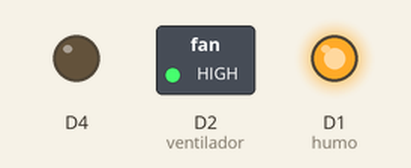
This sketch was run on a simulated ESP8266 (NodeMCU). Parts: switched loads named in the sketch (green lamp = pin HIGH), output pins drawn as LEDs (lit = HIGH). Uploads are accepted with an empty reply; what the sketch prints to the serial monitor is not drawn.

Above: at 0.1 s.
At 1.5 s:
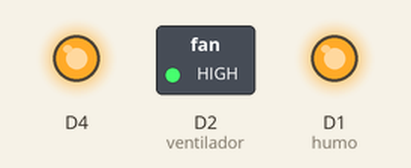
Timing chart, 0 to 3.1 s (numbered marks = the images above):
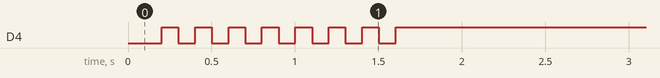

The sketch:

r2_humo.ino
```cpp
#include <Arcana.h>
#include <Servo.h>

Arcana arcana("maquinaHumo", false, true);

int counter = 0;
bool isReset = false;
bool isFXEnd = false;
unsigned long lastHumo;

void setup() {
  pinMode(D1, OUTPUT); // humo
  pinMode(D2, OUTPUT); // ventilador

  Serial.begin(115200);
  reset();
  arcana.init();
  delay(50);
}
void loop() {
  if (counter == 0) {
    arcana.conectar();
    counter = 50;
  }
  counter--;
  //    ///////////////////////////////
  if (arcana.respuesta.substring(1, 4).equals("off") && !isReset) {
    reset();
  }
  if (arcana.respuesta.substring(1, 3).equals("on") && !isReset) {
    reset();
  }

  if (arcana.respuesta.charAt(21) == '0') {
    if (millis() - lastHumo > 60000) {
      digitalWrite(D1, LOW);
    }
    if (millis() - lastHumo > 61000) {
      lastHumo = millis();
      digitalWrite(D1, HIGH);
    }
  }
  if (arcana.respuesta.charAt(23) == '1') {
    digitalWrite(D2, LOW);
    isReset = false;
  }else{
    digitalWrite(D2, HIGH);
  }

  if (arcana.respuesta.charAt(24) == '1') {
    digitalWrite(D2, HIGH);
    isReset = false;
    if (!isFXEnd) {
      digitalWrite(D1, LOW);
      isFXEnd = true;
    }
  }


  String estado = "HumoEn=";
  if (arcana.respuesta.charAt(21) == '0') {
    estado += String(floor(60 - (millis() - lastHumo) / 1000));
  } else {
    estado += "off";
  }
  arcana.estado(estado);

  ///////////////////////////////
  delay(20);
}

void reset() {
  lastHumo = millis();
  digitalWrite(D1, HIGH);
  digitalWrite(D2, HIGH);
  isFXEnd = false;
  isReset = true;
}
```
